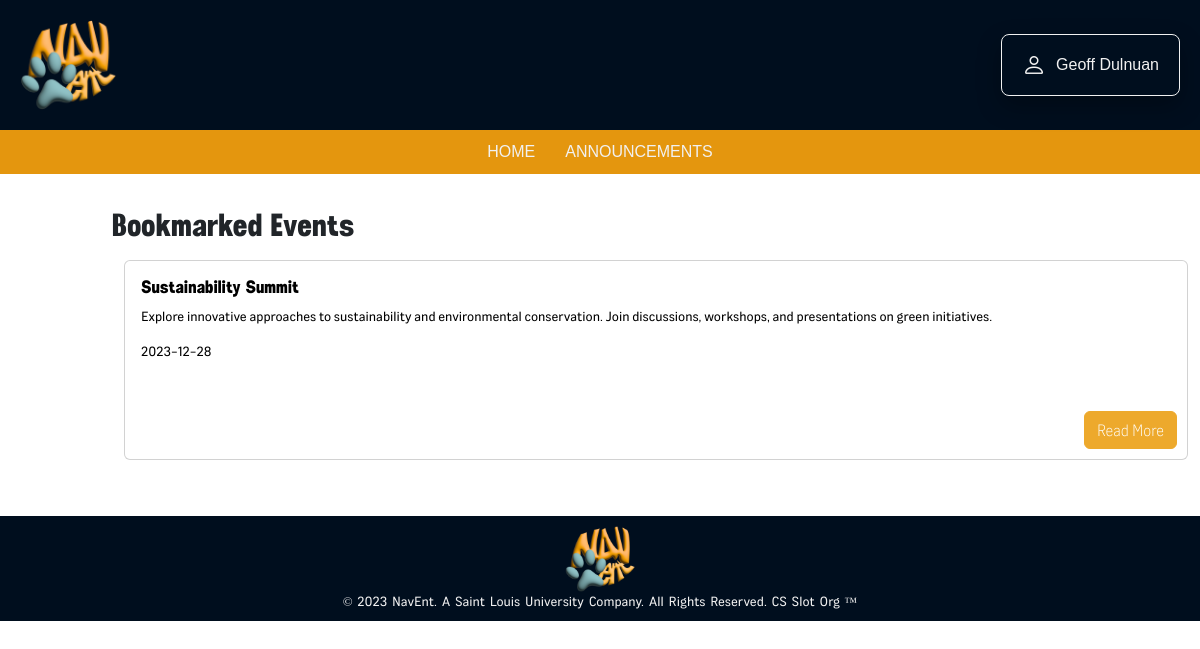
The page /client/bookmarked_events.php (signed in) on the database its author committed.
### tables this page shows
CREATE TABLE `events` (
  `Event_ID` int(11) NOT NULL,
  `Event_Name` varchar(255) NOT NULL,
  `Event_Tagline` varchar(255) NOT NULL,
  `Event_Description` text NOT NULL,
  `Event_StartDate` date NOT NULL,
  `Event_EndDate` date NOT NULL,
  `Event_Type` varchar(255) NOT NULL,
  `isOpen` tinyint(4) NOT NULL DEFAULT 0,
  `isPublic` tinyint(4) NOT NULL DEFAULT 0,
  `isLive` tinyint(4) DEFAULT NULL,
  `Participants` int(11) DEFAULT 0,
  `Event_Pic` blob DEFAULT NULL,
  `Event_PicFilePath` varchar(255) DEFAULT NULL,
  `Evaluation_Link` text DEFAULT NULL
);

### client/bookmarked_events.php (the view, shortened to what this page needs)
<?php
require "../php/dbconnection.php";
?>
<!DOCTYPE html>
<html lang="en">
<head>
    <link href="https://cdn.jsdelivr.net/npm/bootstrap@5.3.2/dist/css/bootstrap.min.css" rel="stylesheet">
    <link rel="stylesheet" href="https://cdn.jsdelivr.net/npm/bootstrap-icons@1.11.2/font/bootstrap-icons.min.css">
    <link rel="stylesheet" href="style/bookmarked_events.css">
</head>
<body>
    <header>
        <div class="d-flex align-items-center justify-content-between">
          <div class="logo">
              <img src="../res/imgs/navi-event-logo(3d).png" alt="Logo">
          </div>
          <div class="pf-dropdown">
            <button class="btn" type="button" data-bs-toggle="dropdown" aria-expanded="false">
              <div class="d-flex align-items-center">
                  <div class="profile-box">
                      <div class="pf">
                        <div class="profile-icon">
                          <i class="bi bi-person"></i>
                      </div>
                      <span class="username"><?php echo $_SESSION['username']; ?></span>
                      </div>
              </div>
            </button>
          </div>
        </div>
      </header>
    <nav>
        <div class="nav-links">
            <a href="../index.php">HOME</a>
            <a href="../client/announcement.php">ANNOUNCEMENTS</a>
        </div>
    </nav>
    <section id="packages" class="pt-3 pb-3 custom-left-padding">
      <h2 class="text-left my-3">Bookmarked Events</h2>
    <?php
    $bookmarkedUserID = $_SESSION['userId'];
    $st = $conn ->prepare("SELECT Event_ID FROM bookmarks WHERE User_ID=?");
    $st -> bind_param("i",$bookmarkedUserID);
    $st -> execute();
    $result = $st -> get_result();
    if($result -> num_rows != 0){
      $bookmarkedEvents = $result->fetch_all(MYSQLI_ASSOC);
    }
    $bookmarkedEventsCount = count($bookmarkedEvents);
     for($i = 0; $i < $bookmarkedEventsCount; $i++){
        $EventItself = array_shift($bookmarkedEvents[$i]);
        $st = $conn -> prepare("SELECT * FROM EVENTS WHERE Event_ID=?");
        $st -> bind_param('s',$EventItself);
        $st -> execute();
        $result = $st -> get_result();
        if($result -> num_rows != 0){
        $bmEvents = $result -> fetch_all(MYSQLI_ASSOC);
        $eventBook = array_shift($bmEvents);
    ?>
    <div id="latestEventsSlider" class="carousel slide" data-bs-ride="false">
        <div class="carousel-inner">
          <div class="carousel-item active">
            <div class="container">
                <div class="col-lg">
                  <div class="card latest-event w-100">
                    <div class="card-img-overlay">
                      <h5 class="card-title"><?php echo $eventBook['Event_Name']; ?></h5>
                      <p class="card-text"><?php echo $eventBook['Event_Description']; ?></p>
                      <p class="card-text"><small><?php echo $eventBook['Event_StartDate']; ?></small></p>
                      <form action="../client/event_details.php" method="POST">
                      <button type="submit" class="btn btn-primary" name="readMore">Read More</button>
                      </form>
                    </div>
                  </div>
                </div>
            </div>
        </div>
    </div>
  </div>
    <?php
      }
    }
    ?>
    </section>
    <footer>
        <div class="footer-bottom">
            <div class="logo">
                <img src="../res/imgs/navi-event-logo(3d).png" alt="Logo" class="footer-logo">
            </div>
            <p>© 2023 NavEnt. A Saint Louis University Company. All Rights Reserved. CS Slot Org ™</p>
        </div>
    </footer>
</body>
</html>

### client/style/bookmarked_events.css (style rules this page uses)
header { background-color: #000e1e; color: #F1F1F1; padding: 20px; }
.logo img { max-height: 90px; margin: 0; padding: 0; }
.pf { height: 40px; display: flex; cursor: pointer; padding: 10px; align-items: center; }
.profile-icon { color: #F1F1F1; max-height: 30px; font-size: 24px; margin-right: 10px; }
.pf-dropdown { display: inline-block; position: relative; }
.pf-dropdown .btn { border: 1px solid #F1F1F1; border-radius: 8px; padding: 10px; cursor: pointer; box-shadow: 0 10px 25px rgba(0, 0, 0, 0.3); transition: border-color 0.3s ease; }
.username { color: #F1F1F1; font-family: 'Curiosa ExtraLight', sans-serif; font-weight: 500; flex: 1; }
.profile-icon, .username { display: flex; align-items: center; }
nav { display: flex; justify-content: center; align-items: center; background-color: #E4960E; padding: 10px 20px; }
.nav-links { font-size: medium; display: flex; list-style: none; margin: 0; padding: 0; }
.nav-links a { color: #F1F1F1; text-decoration: none; margin: 0 15px; font-family: 'Curiosa ExtraBold', sans-serif; position: relative; display: flex; align-items: center; justify-content: center; }
.nav-links a::before { content: ''; position: absolute; bottom: 0; left: 0; width: 0; height: 2px; background-color: #71999B; transition: width 0.5s; }
h2, h5 { font-family: 'Demine', 'San Serif'; }
p { font-family: 'CAZentrum Regular', 'San Serif'; }
.custom-left-padding { padding-left: 112px; }
.latest-event, .upcoming-event { position: relative; width: 300px; height: 200px; margin-bottom: 20px; }
.latest-event .card-img-overlay, .upcoming-event .card-img-overlay { position: absolute; top: 0; left: 0; padding: 1rem; color: white; }
.latest-event .btn, .upcoming-event .btn { position: absolute; bottom: 10px; right: 10px; background-color: #EDA92C; border-color: #EDA92C; font-family: 'CAZentrum Condensed Light', 'San Serif'; }
.latest-event .card-title { color: black; font-size: large; }
.latest-event .card-text, .latest-event small { color: black; font-size: small; }
.carousel-inner .btn { background-color: #EDA92C; border-color: #EDA92C; font-family: 'CAZentrum Condensed Light', 'San Serif'; }
footer { position: relative; width: 100%; color: #F1F1F1; font-family: 'CAZentrum Condensed Light', sans-serif; font-size: 13px; text-align: center; word-spacing: 2px; margin-top: 20px; }
.footer-bottom { background: #000e1e; padding: 10px 0; display: flex; flex-direction: column; align-items: center; justify-content: center; }
.footer-logo { max-width: 70px; height: auto; margin-bottom: 20px; }
footer p { margin: 0; }

### rows shown on the page
events: Event_Name "Sustainability Summit", Event_Description "Explore innovative approaches to sustainability and environmental conservation. Join discussions, workshops, and presentations on green initiatives.", Event_StartDate "2023-12-28"

### other values the page prints
$_SESSION['username'] "Geoff Dulnuan"
